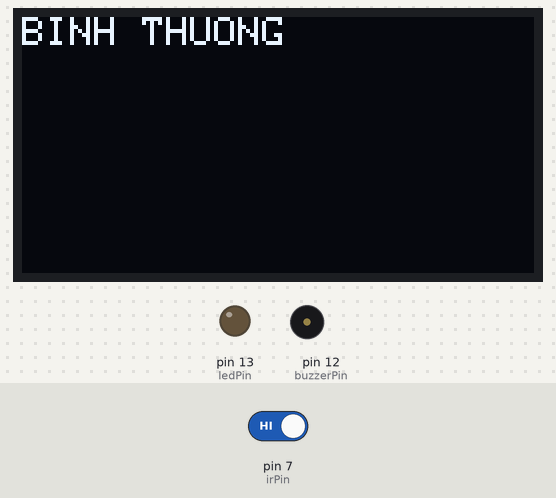
Recording of a sketch running on a simulated Arduino Uno, built with avr-gcc and run on an emulated ATmega328P. Shown: 128×64 one-colour display, output pins drawn as LEDs (lit = HIGH), buzzer (waves = sounding, pin HIGH). The test bench sets the inputs (shaded band); at power-on: pin 7 (irPin) HIGH.

Above: at 1.2 s.
1.3 s: pin 7 (irPin) driven LOW
At 2.4 s:
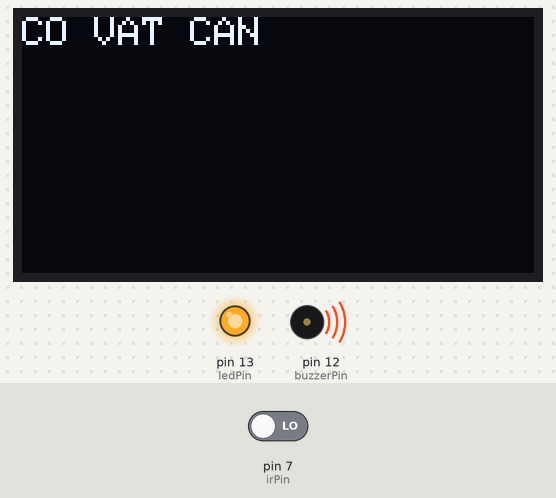
2.8 s: pin 7 (irPin) driven HIGH
At 3.3 s:
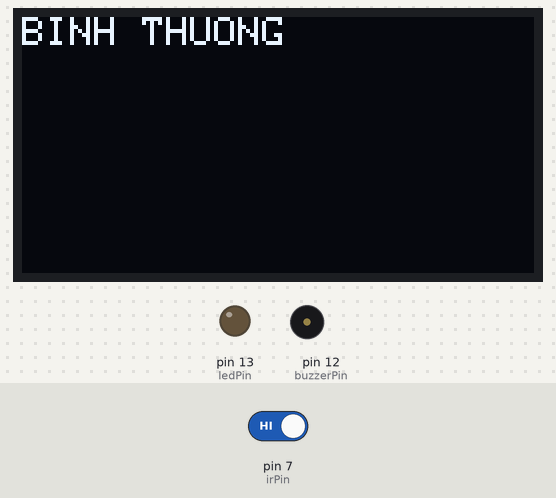
Timing chart, 0 to 5.8 s (numbered marks = the images above; inputs shaded):
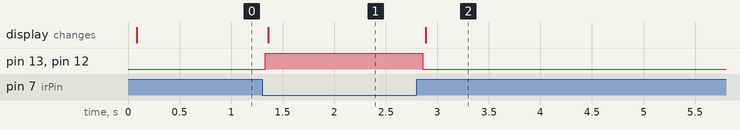

Measured:
- after the input at 1.3 s, pin 13 (ledPin), pin 12 (buzzerPin): LOW → HIGH at once; the display: changes after 0.06 s (image 1)
- after the input at 2.8 s, pin 13 (ledPin), pin 12 (buzzerPin): HIGH → LOW after 0.06 s; the display: changes after 0.09 s (image 2)

The sketch:

vat_can-oled-coi.ino
```cpp
#include <Wire.h>
#include <Adafruit_GFX.h>
#include <Adafruit_SSD1306.h>

#define SCREEN_WIDTH 128
#define SCREEN_HEIGHT 64

Adafruit_SSD1306 display(SCREEN_WIDTH, SCREEN_HEIGHT, &Wire, -1);

int irPin  = 7;    // DO cảm biến vật cản IR
int buzzerPin = 12;
int ledPin = 13;   // LED báo

void setup() {
  pinMode(irPin, INPUT);
  pinMode(ledPin, OUTPUT);
  pinMode(buzzerPin, OUTPUT);

  display.begin(SSD1306_SWITCHCAPVCC, 0x3C);
  display.clearDisplay();
  display.setTextSize(1);                 // chữ bình thường
  display.setTextColor(SSD1306_WHITE);
  display.setCursor(0, 0);
  display.print("KHOI DONG...");
  display.display();
}

void loop() {
  int irValue = digitalRead(irPin);

  display.clearDisplay();
  display.setCursor(0, 0);

  if (irValue == LOW) {     // đa số IR: LOW = có vật cản
    digitalWrite(ledPin, HIGH);
    digitalWrite(buzzerPin, HIGH);
    display.print("CO VAT CAN");
  } else {
    digitalWrite(ledPin, LOW);
    digitalWrite(buzzerPin, LOW);
    display.print("BINH THUONG");
  }

  display.display();
  delay(100);
}
```
